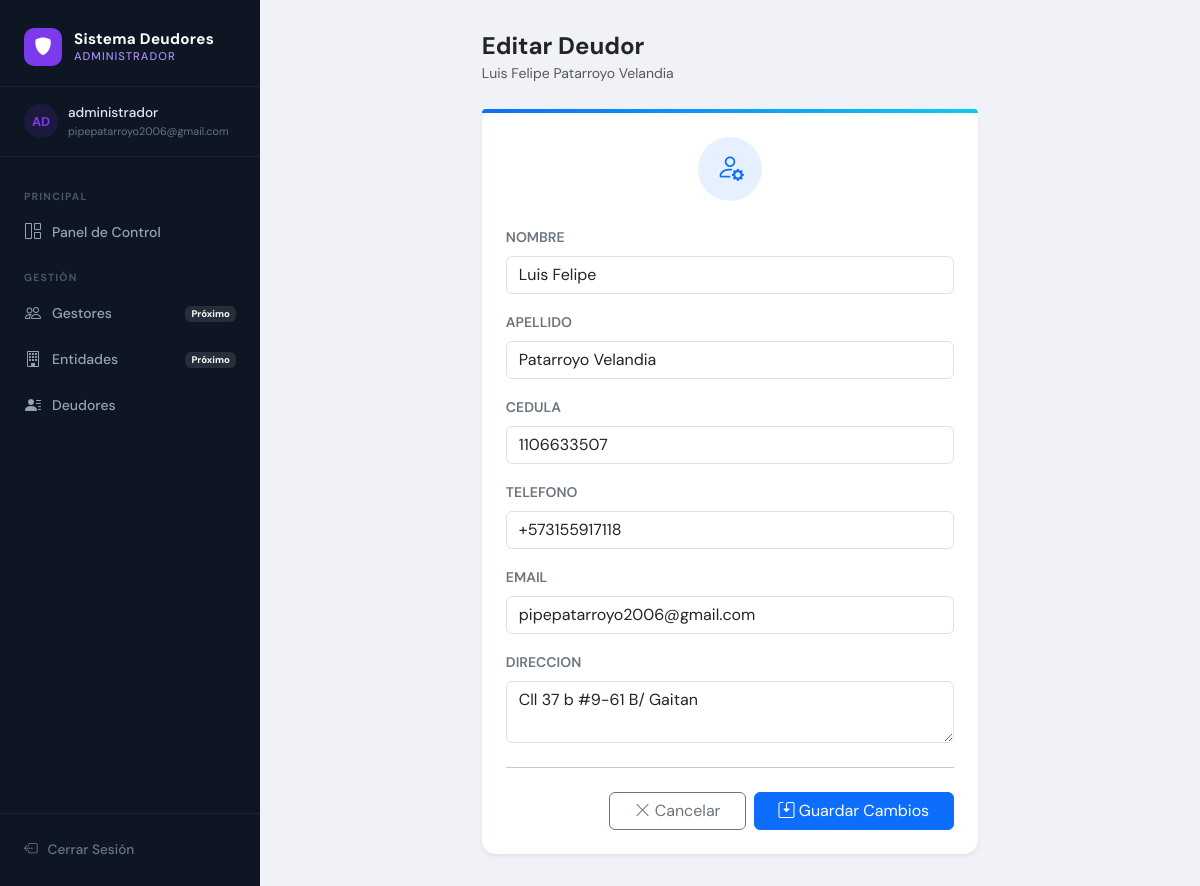
Screenshot of /deudor/3/editar/ (signed in) with the database file from the repository.
### deudores/models.py (models this page shows, shortened)
class Deudor(models.Model):
    gestor = models.ForeignKey(
        User,
        on_delete=models.SET_NULL,
        null=True, blank=True,
        related_name='deudores',
        limit_choices_to={'perfil__rol': 'gestor'},
    )
    nombre           = models.CharField(max_length=100)
    apellido         = models.CharField(max_length=100)
    cedula           = models.CharField(max_length=20, unique=True)
    telefono         = models.CharField(max_length=20, blank=True)
    email            = models.EmailField(blank=True)
    direccion        = models.TextField(blank=True)
    fecha_registro   = models.DateTimeField(auto_now_add=True)
    class Meta:
        verbose_name = "Deudor"
        verbose_name_plural = "Deudores"

### deudores/views.py (the view)
# urls.py: path('deudor/<int:pk>/editar/',          views.editar_deudor,   name='editar_deudor'),
@login_required(login_url='login')
def editar_deudor(request, pk):
    if not es_admin(request.user):
        return redirect('inicio')
    deudor = get_object_or_404(Deudor, pk=pk)
    form = DeudorForm(request.POST or None, instance=deudor)
    if request.method == 'POST' and form.is_valid():
        form.save()
        messages.success(request, 'Deudor actualizado correctamente.')
        return redirect('detalle_deudor', pk=pk)
    return render(request, 'deudores/editar_deudor.html', {'form': form, 'deudor': deudor})

### deudores/forms.py
class DeudorForm(forms.ModelForm):
    class Meta:
        model  = Deudor
        fields = ['nombre', 'apellido', 'cedula', 'telefono', 'email', 'direccion']
        widgets = {
            'nombre':    forms.TextInput(attrs={'class': 'form-control', 'placeholder': 'Ej: Juan'}),
            'apellido':  forms.TextInput(attrs={'class': 'form-control', 'placeholder': 'Ej: Pérez'}),
            'cedula':    forms.TextInput(attrs={'class': 'form-control', 'placeholder': 'Número de identificación'}),
            'telefono':  forms.TextInput(attrs={'class': 'form-control', 'placeholder': '+57 300...'}),
            'email':     forms.EmailInput(attrs={'class': 'form-control', 'placeholder': 'correo@ejemplo.com'}),
            'direccion': forms.Textarea(attrs={'class': 'form-control', 'rows': 2, 'placeholder': 'Dirección de residencia o local'}),
        }

### deudores/views.py (called while the page is built)
def get_rol(user):
    try:
        return user.perfil.rol
    except Perfil.DoesNotExist:
        return 'gestor'

def es_admin(user):
    return get_rol(user) == 'admin'

### deudores/templates/deudores/editar_deudor.html (shortened to what this page needs)
{% extends 'deudores/base.html' %}
{% block content %}
<div class="row justify-content-center">
    <div class="col-md-7">
        <div class="d-flex align-items-center mb-4">
            <div>
                <h4 class="mb-0 fw-bold text-dark">Editar Deudor</h4>
                <small class="text-muted">{{ deudor.nombre }} {{ deudor.apellido }}</small>
            </div>
        </div>
        <div class="card border-0 shadow-sm">
            <div style="height:4px; background:linear-gradient(90deg,#0d6efd,#0dcaf0); border-radius:8px 8px 0 0;"></div>
            <div class="card-body p-4">
                <div class="text-center mb-4">
                    <div class="bg-primary bg-opacity-10 rounded-circle d-inline-flex align-items-center justify-content-center" style="width:64px; height:64px;">
                        <i class="bi bi-person-gear fs-3 text-primary"></i>
                    </div>
                </div>
                <form method="POST">
                    {% for field in form %}
                    <div class="mb-3">
                        <label class="form-label fw-semibold text-secondary small text-uppercase">{{ field.label }}</label>
                        {{ field }}
                    </div>
                    {% endfor %}
                    <hr class="my-4">
                    <div class="d-flex gap-2 justify-content-end">
                        <a href="{% url 'detalle_deudor' deudor.pk %}" class="btn btn-outline-secondary px-4">
                            <i class="bi bi-x-lg"></i> Cancelar
                        </a>
                        <button type="submit" class="btn btn-primary px-4">
                            <i class="bi bi-save2"></i> Guardar Cambios
                        </button>
                    </div>
                </form>
            </div>
        </div>
    </div>
</div>
{% endblock %}

### deudores/templates/deudores/base.html (shortened to what this page needs)
<!DOCTYPE html>
<html lang="es">
<head>
    <link href="https://cdn.jsdelivr.net/npm/bootstrap@5.3.3/dist/css/bootstrap.min.css" rel="stylesheet">
    <link rel="stylesheet" href="https://cdn.jsdelivr.net/npm/bootstrap-icons@1.11.3/font/bootstrap-icons.min.css">
</head>
<body>
{% if user.is_authenticated %}
{% with role=user.perfil.rol|default:"gestor" %}
<div class="app-wrapper">
    <aside class="sidebar">
        <div class="sidebar-brand">
            <div class="brand-icon {{ role }}">
                {% if role == 'admin' %}<i class="bi bi-shield-fill"></i>{% else %}<i class="bi bi-currency-dollar"></i>{% endif %}
            </div>
            <div class="brand-text">
                <div class="brand-title">Sistema Deudores</div>
                <div class="brand-role {{ role }}">
                    {% if role == 'admin' %}Administrador{% else %}Gestor{% endif %}
                </div>
            </div>
        </div>
        <div class="sidebar-user">
            <div class="user-avatar {{ role }}">{{ user.username|slice:":2"|upper }}</div>
            <div>
                <div class="user-name">{{ user.get_full_name|default:user.username }}</div>
                <div class="user-tag">{{ user.email|default:"Sin correo" }}</div>
            </div>
        </div>
        <nav class="sidebar-nav">
            {% if role == 'admin' %}
            <div class="nav-section-label">Principal</div>
            <a href="{% url 'inicio_admin' %}" class="sidebar-link admin {% if request.resolver_match.url_name == 'inicio_admin' %}active{% endif %}">
                <i class="bi bi-grid-1x2"></i> Panel de Control
            </a>
            <div class="nav-section-label">Gestión</div>
            <a href="#gestores" class="sidebar-link admin">
                <i class="bi bi-people"></i> Gestores
                <span class="ms-auto badge" style="background:rgba(255,255,255,0.1);font-size:.6rem;">Próximo</span>
            </a>
            <a href="#entidades" class="sidebar-link admin">
                <i class="bi bi-building"></i> Entidades
                <span class="ms-auto badge" style="background:rgba(255,255,255,0.1);font-size:.6rem;">Próximo</span>
            </a>
            <a href="{% url 'lista_deudores' %}" class="sidebar-link admin {% if request.resolver_match.url_name == 'lista_deudores' %}active{% endif %}">
                <i class="bi bi-person-lines-fill"></i> Deudores
            </a>
            {% endif %}
        </nav>
        <div class="sidebar-footer">
            <a href="{% url 'logout' %}" class="logout-btn">
                <i class="bi bi-box-arrow-left"></i> Cerrar Sesión
            </a>
        </div>
    </aside>
    <main class="main-content">
        <div class="page-body">
            {% block content %}{% endblock %}
        </div>
    </main>
</div>
{% endwith %}
{% endif %}
</body>
</html>

### deudores/templates/deudores/base.html (style rules this page uses)
:root { --bg: #f0f2f7; --sidebar-bg: #0f1623; --sidebar-accent: #1a2236; --sidebar-border: rgba(255,255,255,0.06); --primary: #3b6ef8; --primary-soft: rgba(59,110,248,0.12); --success: #22c55e; --warning: #f59e0b; --danger: #ef4444; --text: #0f1623; --text-muted: #6b7280; --card-bg: #ffffff; --border: #e5e7eb; --admin-accent: #7c3aed; --admin-soft: rgba(124,58,237,0.12); }
* { box-sizing: border-box; }
body { font-family: 'DM Sans', sans-serif; background: var(--bg); color: var(--text); margin: 0; padding: 0; }
.app-wrapper { display: flex; min-height: 100vh; }
.sidebar { width: 260px; min-width: 260px; background: var(--sidebar-bg); display: flex; flex-direction: column; position: fixed; top: 0; left: 0; bottom: 0; z-index: 100; overflow-y: auto; }
.sidebar-brand { padding: 28px 24px 20px; display: flex; align-items: center; gap: 12px; border-bottom: 1px solid var(--sidebar-border); }
.brand-icon { width: 38px; height: 38px; border-radius: 10px; display: flex; align-items: center; justify-content: center; font-size: 1.1rem; flex-shrink: 0; }
.brand-icon.admin { background: var(--admin-accent); color: #fff; }
.brand-text { line-height: 1; }
.brand-title { color: #fff; font-weight: 700; font-size: 0.95rem; letter-spacing: 0.3px; }
.brand-role { font-size: 0.7rem; font-weight: 500; text-transform: uppercase; letter-spacing: 1px; margin-top: 3px; }
.brand-role.admin { color: #a78bfa; }
.sidebar-user { padding: 16px 24px; border-bottom: 1px solid var(--sidebar-border); display: flex; align-items: center; gap: 10px; }
.user-avatar { width: 34px; height: 34px; border-radius: 50%; display: flex; align-items: center; justify-content: center; font-size: 0.8rem; font-weight: 700; flex-shrink: 0; }
.user-avatar.admin { background: var(--admin-soft); color: var(--admin-accent); }
.user-name { color: #e2e8f0; font-size: 0.85rem; font-weight: 500; }
.user-tag { font-size: 0.68rem; color: #64748b; }
.sidebar-nav { padding: 16px 12px; flex: 1; }
.nav-section-label { font-size: 0.65rem; font-weight: 700; text-transform: uppercase; letter-spacing: 1.2px; color: #475569; padding: 8px 12px 6px; margin-top: 8px; }
.sidebar-link { display: flex; align-items: center; gap: 10px; padding: 10px 12px; border-radius: 8px; color: #94a3b8; font-size: 0.875rem; font-weight: 500; text-decoration: none; margin-bottom: 2px; transition: all 0.15s ease; }
.sidebar-link i { font-size: 1rem; width: 18px; text-align: center; }
.sidebar-footer { padding: 16px 12px; border-top: 1px solid var(--sidebar-border); }
.logout-btn { display: flex; align-items: center; gap: 10px; width: 100%; padding: 10px 12px; border-radius: 8px; background: transparent; border: none; cursor: pointer; color: #64748b; font-size: 0.85rem; font-weight: 500; transition: all 0.15s ease; text-decoration: none; }
.main-content { margin-left: 260px; flex: 1; display: flex; flex-direction: column; min-height: 100vh; }
.page-body { padding: 32px 36px; flex: 1; }
.card { border-radius: 14px; border: 1px solid var(--border); }

### rows the page displays
Deudor: nombre "Luis Felipe", apellido "Patarroyo Velandia", form "Luis Felipe" "Patarroyo Velandia" "1106633507" "+573155917118" "pipepatarroyo2006@gmail.com" "Cll 37 b #9-61 B/ Gaitan"

### other values shown
{{ user.username|slice:":2"|upper }} "AD"
{{ user.get_full_name|default:user.username }} "administrador"
{{ user.email|default:"Sin correo" }} "pipepatarroyo2006@gmail.com"
{{ field.label }} "NOMBRE" "APELLIDO" "CEDULA" "TELEFONO" "EMAIL" "DIRECCION"
